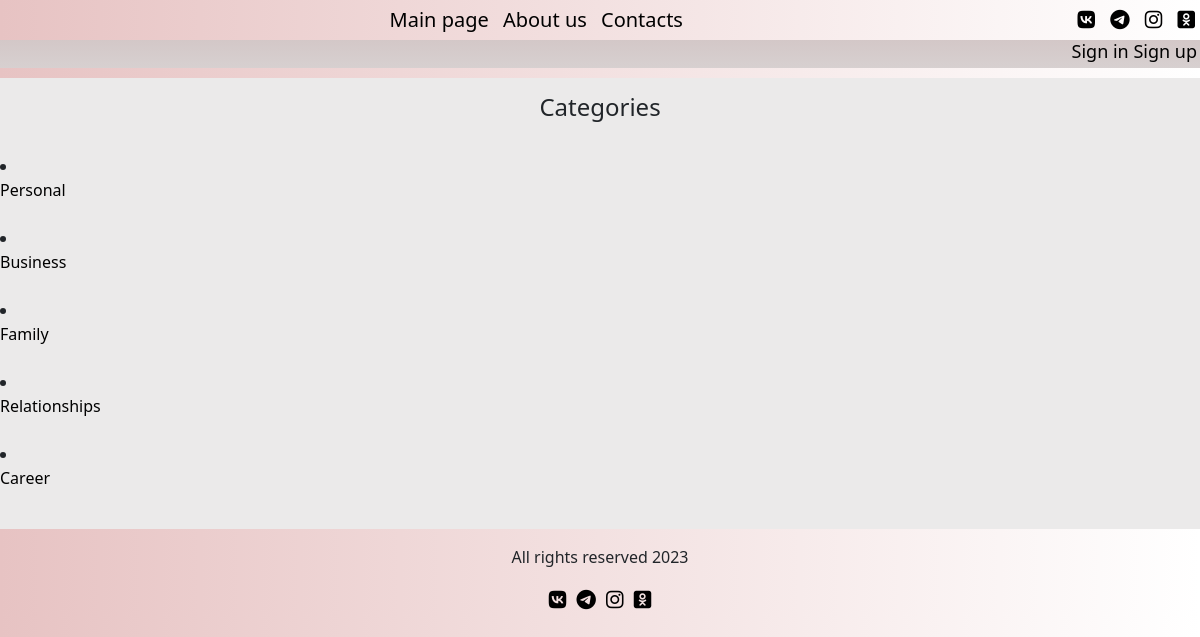
Page /articles/categories-list/ on the committed database.
### articles/models.py (models this page shows, shortened)
class Category(models.Model):                    # model for article category
    name = models.CharField(max_length=255)
    def __str__(self):
        return self.name

### articles/views.py (the view)
# urls.py: path('categories-list/', CategoryListView, name='categories-list'),
def CategoryListView(request):            # articles categories list for single page
    categories_menu_list = Category.objects.all()
    return render(request, 'articles/category_list.html', {'categories_menu_list': categories_menu_list})

### articles/templates/articles/category_list.html (shortened to what this page needs)
{% extends 'main/temp.html' %}
{% load static %}
{% block content %}
<div class="navigation">
    <div class="nav-bar fixed-top">
        <div class="nav-items">
            <a href="/">Main page</a>
            <a href="{% url 'main:about' %}">About us</a>
            <a href="{% url 'main:contacts' %}">Contacts</a>
        </div>
        <div class="nav-links">
            <a href="#"><i class="fa-brands fa-vk" style="color: #000000;"></i></a>
            <a href="#"><i class="fa-brands fa-telegram" style="color: #000000;"></i></a>
            <a href="#"><i class="fa-brands fa-instagram" style="color: #000000;"></i></a>
            <a href="#"><i class="fa-brands fa-square-odnoklassniki" style="color: #000000;"></i></a>
        </div>
    </div>
</div>
<div class="check-user">
    <div class="register">
        {% if not user.is_authenticated %}
        <a class="reg" href="{% url 'users:login' %}">Sign in</a>
        <a class="reg" href="{% url 'users:registration' %}">Sign up</a>
        {% endif %}
    </div>
</div>
<div class="articles-list">
    <h4>
        Categories
    </h4>
    <br>
    {% for item in categories_menu_list %}
        <li><a class="dropdown-item"
               href="{% url 'articles:categories' item|slugify %}">
            {{ item }}
        </a></li>
        <br>
    {% endfor %}
</div>
<div class="footer">
    <div class="rights-info text-center mt-3">
        <p>
            All rights reserved 2023
        </p>
        <a href="#"><i class="fa-brands fa-vk" style="color: #000000;"></i></a>
        <a href="#"><i class="fa-brands fa-telegram" style="color: #000000;"></i></a>
        <a href="#"><i class="fa-brands fa-instagram" style="color: #000000;"></i></a>
        <a href="#"><i class="fa-brands fa-square-odnoklassniki" style="color: #000000;"></i></a>
    </div>
</div>
{% endblock %}

### main/static/main/css/main.css (style rules this page uses)
body { background: linear-gradient(90deg, #E7C3C3 0%, #fff 100%); }
.nav-bar { display: flex; position: sticky; }
.nav-items a, .nav-links a { display: inline-block; padding: 5px; }
.nav-items { text-align: center; margin-left: auto; margin-right: auto; }
.nav-items a { text-decoration: none; color: black; font-size: 20px; }
.nav-links { font-size: 20px; }
.nav-bar { background: linear-gradient(90deg, #E7C3C3 0%, #fff 100%); }
.check-user { display: flex; background: linear-gradient(0deg, #d7d0d0 0%, #cebbbb 100%); padding-top: 35px; justify-content: right; }
.login, .register { display: inline-block; font-size: 18px; padding: 3px; }
.login a, .register a { text-decoration: none; color: black; font-weight: 700px; }
body { font-family: 'Lato', sans-serif; }
.rights-info a { font-size: 20px; padding: 3px; }
.articles-list { background-color: #ebeaea; margin-top: 10px; padding-top: 15px; padding-bottom: 15px; }
.articles-list h4, .list-group { display: flex; align-items: center; justify-content: center; }
.articles-list a { color: black; }
.for-propose h6, a { text-decoration: none; }

### rows in the picture
Category: name "Personal"
Category: name "Business"
Category: name "Family"
Category: name "Relationships"
Category: name "Career"
